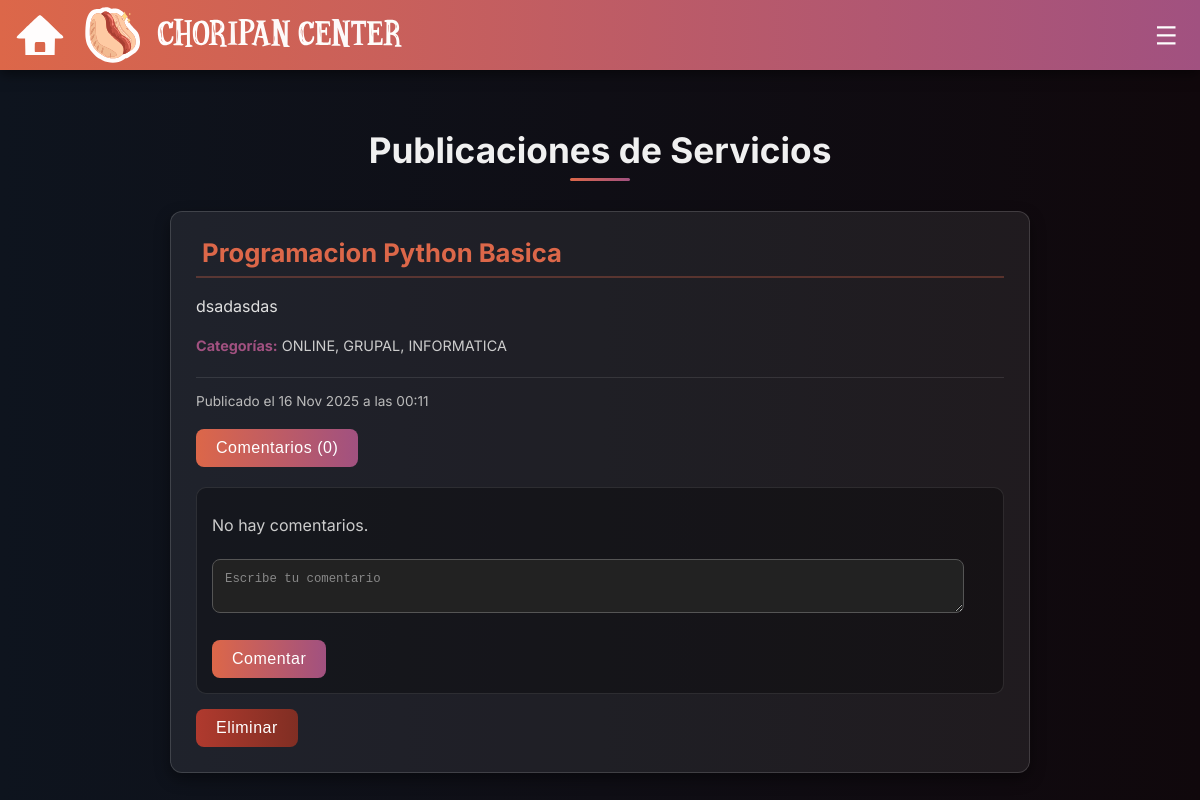
The page /muros/servicio/ (signed in) on the database its author committed.
### publicaciones/models.py (models this page shows)
class Publicacion(models.Model):
    usuario = models.ForeignKey(User, on_delete=models.CASCADE)
    tipoMuro = models.CharField(max_length=10, choices=TIPO_MURO)
    contenido = models.TextField(verbose_name='Comentario')
    fechaCreacion = models.DateTimeField(auto_now_add=True)
    modalidad = models.CharField(max_length=10, choices=MODALIDAD_SESION ,blank=True, null=True)
    tipoSesion = models.CharField(max_length=15, choices=TIPO_SESION,blank=True, null=True)
    asignatura = models.CharField(max_length=20, choices=DEPARTAMENTOS, blank=True, null=True)
    materialPrestamo = models.CharField(max_length=150, blank=True, null=True)
    cantMaterial = models.PositiveIntegerField(blank=True, null=True)
    titulo = models.CharField(max_length=150,blank=True, null=True)
    fotoMaterial = models.ImageField(upload_to='publicaciones_fotos/', blank=True, null=True)
    dias = models.CharField(max_length=15, choices=PREF_DIA, blank=True, null=True)
    Comunicacion = models.CharField(max_length=59, choices=TIPO_COMUNICACION, blank=True, null=True)
    metododeestudio = models.CharField(max_length=30, choices=METODO_DE_ESTUDIO, blank=True, null=True)

### publicaciones/views.py (the view)
# urls.py: path('muros/servicio/', views.muro_servicio_view, name='muro_servicio'),
def muro_servicio_view(request):
    publicaciones = filtroPreferencias(request, 'SERVICIOS')
    datitos = {
        'nombre' : 'Servicios',
        'publicacion' : publicaciones,
        'comentarios' : FormComentarios()
    }
    return render(request, 'Muros/muro_tutoria.html', datitos)

### publicaciones/forms.py
class FormComentarios(forms.ModelForm):
    class Meta:
        model = Comentario
        fields = ['contenido']
        labels = {'contenido': ''
                  }
        widgets = {
            'contenido': forms.Textarea(attrs={'rows': 2, 'placeholder': 'Escribe tu comentario','class': '#'})
        }

### publicaciones/templates/Muros/muro_tutoria.html (shortened to what this page needs)
{% load static %}
<!DOCTYPE html>
<html lang="es">
<head>
    <link rel="stylesheet" href="{% static 'muros/style_muro_servicios.css' %}">
</head>
<body>
    <header class="navbar">
        <div class="logo-grupo-izquierdo">
            <a href="{% url 'home' %}" class="config-boton logo-casita">
                <img src="{% static 'images/logo-casita (2).svg' %}">
            </a>
            <img src="{% static 'images/logo-choripan.svg' %}">
        </div>
        <div class="Nav-Boton">
            <button class="config-boton menu-button" onclick="abrirmenu()">
                <img src="{% static 'images/logo-menu.svg' %}">
            </button>
        </div>
    </header>
    {% block content %}
    <div class="main-content"> <h2>Publicaciones de {{ nombre }}</h2>
        {% for pub in publicacion %}
        <div class="publicacion-card">
            <h3>
                <span style="vertical-align: top;">
                    {{ pub.titulo }}
                </span>
            </h3>
            <p>{{ pub.contenido }}</p>
            <p style="font-size: 0.9em; color: #ccc;">
                <strong>Categorías:</strong> {{ pub.modalidad }}, {{ pub.tipoSesion }}, {{ pub.asignatura }}
            </p>
            <div class="publicacion-meta">
                Publicado el {{ pub.fechaCreacion|date:"d M Y" }} a las {{ pub.fechaCreacion|date:"H:i" }}
            </div>
            <p style="margin-top: 20px;">
                <button onclick="verComentarios('comentarios-{{ pub.id }}')">
                    Comentarios ({{ pub.Comentarios.count }})
                </button>
            </p>
            <div id="comentarios-{{ pub.id }}">
                {% for comentario in pub.Comentarios.all %}
                    <p class="comentario-item">
                        {{ comentario.contenido }} -
                        <a href="{% url 'perfilPublico' username=comentario.usuario.username %}"
                            style="font-weight: bold; color: inherit; text-decoration: none;
                            display: inline-flex; align-items: center; vertical-align: middle;">
                            {% if comentario.usuario.perfilusuario.fotoPerfil %}
                                <img src="{{ comentario.usuario.perfilusuario.fotoPerfil.url }}"
                                    alt="Foto de {{ comentario.usuario.username }}"
                                    style="width: 20px; height: 20px; border-radius: 50%; margin-right: 5px;">
                            {% endif %}
                            {{ comentario.usuario.username }}
                        </a>
                        ({{ comentario.fechaCreacion|date:"H:i" }})
                    </p>
                {% empty %}
                    <p style="margin-top: 10px; color: #ccc;">No hay comentarios.</p>
                {% endfor %}
                <form method="POST" action="{% url 'crear_comentario' pub.id pub.tipoMuro %}" class="comentarios-form">
                    {{ comentarios.as_p }}
                    <button type="submit">Comentar</button>
                </form>
            </div>
            {% if pub.usuario == user %}
                <form method="POST" action="{% url 'borrarPub' pub.id %}" style="display: inline-block; margin-top: 15px;">
                    <button type="submit" style="background: linear-gradient(90deg, #b03a2e, #802e23);">
                        Eliminar
                    </button>
                </form>
            {% endif %}
        </div> {% empty %}
            <p>No hay publicaciones</p>
        {% endfor %}
    </div>
    {% endblock content %}
</body>
</html>

### publicaciones/static/muros/style_muro_servicios.css (style rules this page uses)
body { margin: 0; font-family: 'Inter', sans-serif; background: linear-gradient(90deg, #0e141e, #10080C); color: white; overflow-x: hidden; }
.navbar { background: linear-gradient(90deg, #DC6749, #A15180); box-shadow: 0 4px 12px rgba(0,0,0,0.5); display: flex; justify-content: space-between; align-items: center; padding:0px 15px; height: 70px; position: fixed; top: 0; left: 0; width: 100%; box-sizing: border-box; z-index: 1000; }
.Nav-Boton { display: flex; height: 100%; }
.logo-casita { background-color:none; height: 100%; margin-left: 0%; width: auto; padding: 0; display: flex; align-items: center; }
.logo-casita img { height: 50px; width: 50px; display: block; }
.logo-grupo-izquierdo { display: flex; align-items: center; gap: 15px; height: 100%; }
.logo-grupo-izquierdo img:nth-child(2) { height: 60px; width: auto; }
.config-boton { background: none; border: none; font-size: 14px; padding: 0; cursor: pointer; display: flex; align-items: center; justify-content: center; text-decoration: none; height: auto; color: white; }
.config-boton img { height: 55%; }
.main-content { padding-top: 100px; padding-left: 20px; padding-right: 20px; max-width: 900px; margin-left: auto; margin-right: auto; min-height: calc(100vh - 100px); box-sizing: border-box; }
.main-content > h2 { color: #f0f0f0; font-size: 2.2em; margin-bottom: 30px; text-align: center; position: relative; padding-bottom: 10px; }
.main-content > h2::after { content: ''; position: absolute; left: 50%; transform: translateX(-50%); bottom: 0; width: 60px; height: 3px; background: linear-gradient(90deg, #DC6749, #A15180); border-radius: 5px; }
.publicacion-card { background-color: rgba(255, 255, 255, 0.07); border-radius: 12px; padding: 25px; margin-bottom: 25px; box-shadow: 0 6px 15px rgba(0, 0, 0, 0.4); border: 1px solid rgba(255, 255, 255, 0.15); transition: transform 0.2s ease, box-shadow 0.2s ease; }
.publicacion-card h3 { color: #DC6749; font-size: 1.6em; margin-top: 0; margin-bottom: 10px; border-bottom: 2px solid rgba(220, 103, 73, 0.3); padding-bottom: 8px; }
.publicacion-card p { line-height: 1.6; margin-bottom: 10px; color: #e0e0e0; }
.publicacion-card p strong { color: #A15180; }
.publicacion-card button { background: linear-gradient(90deg, #DC6749, #A15180); border: none; color: white; padding: 10px 20px; border-radius: 8px; cursor: pointer; font-size: 1em; transition: all 0.3s ease; letter-spacing: 0.5px; }
.publicacion-meta { font-size: 0.85em; color: #bbb; margin-top: 20px; padding-top: 15px; border-top: 1px solid rgba(255, 255, 255, 0.1); }
div[id^="comentarios-"] { margin-top: 20px; padding: 15px; background-color: rgba(0, 0, 0, 0.3); border-radius: 10px; border: 1px solid rgba(255, 255, 255, 0.1); }
.comentarios-form { margin-top: 20px; }
.comentarios-form p { margin-bottom: 5px; }
.comentarios-form input[type="text"], .comentarios-form textarea { width: calc(100% - 24px); padding: 12px; margin-bottom: 15px; border-radius: 8px; border: 1px solid #555; background-color: #222; color: white; font-size: 0.95em; box-sizing: border-box; }
.comentarios-form input[type="text"]::placeholder, .comentarios-form textarea::placeholder { color: #888; }

### rows shown on the page
Publicacion: tipoMuro "Servicios", titulo "Programacion Python Basica", contenido "dsadasdas", modalidad "ONLINE", tipoSesion "GRUPAL", asignatura "INFORMATICA", fechaCreacion "16 Nov 2025", fechaCreacion "00:11", Comentarios.count "0", shows "Eliminar"
